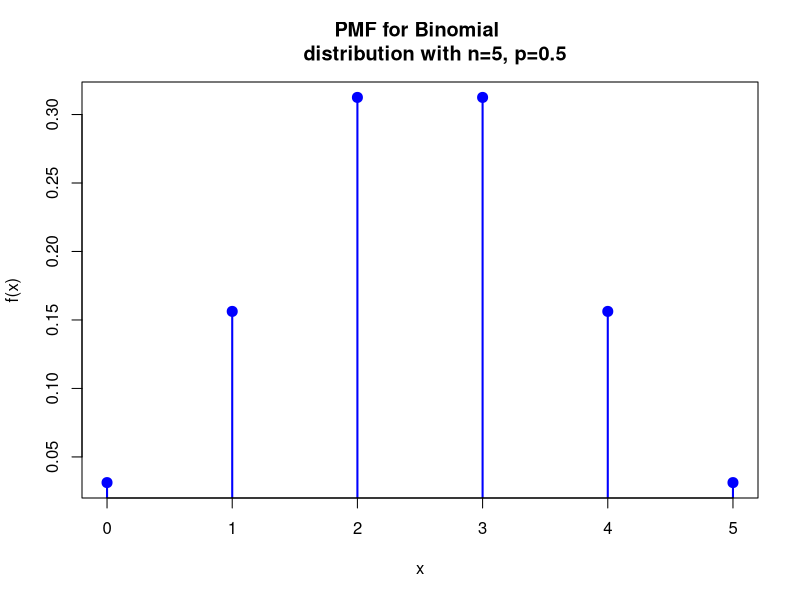
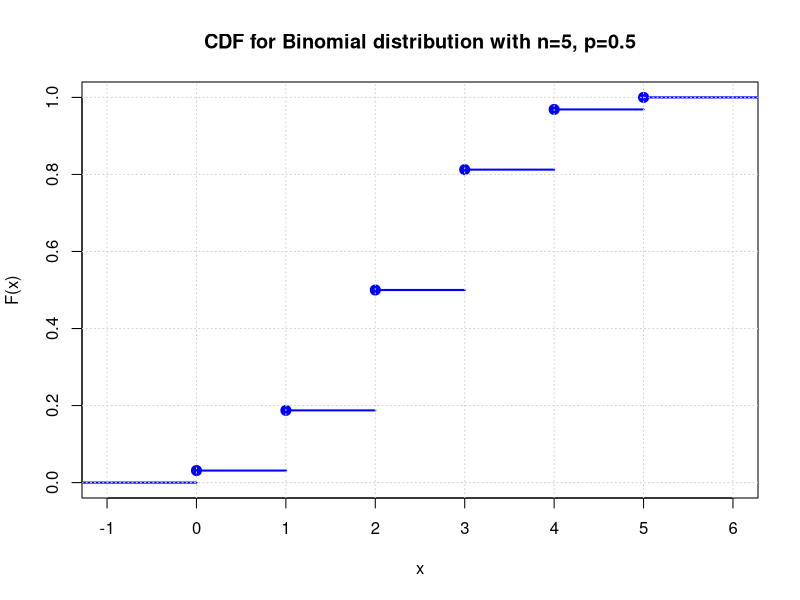
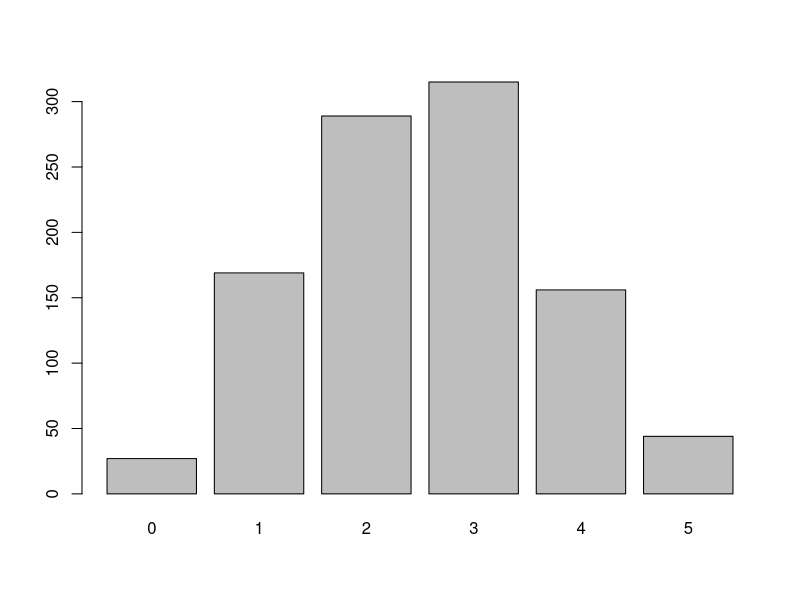
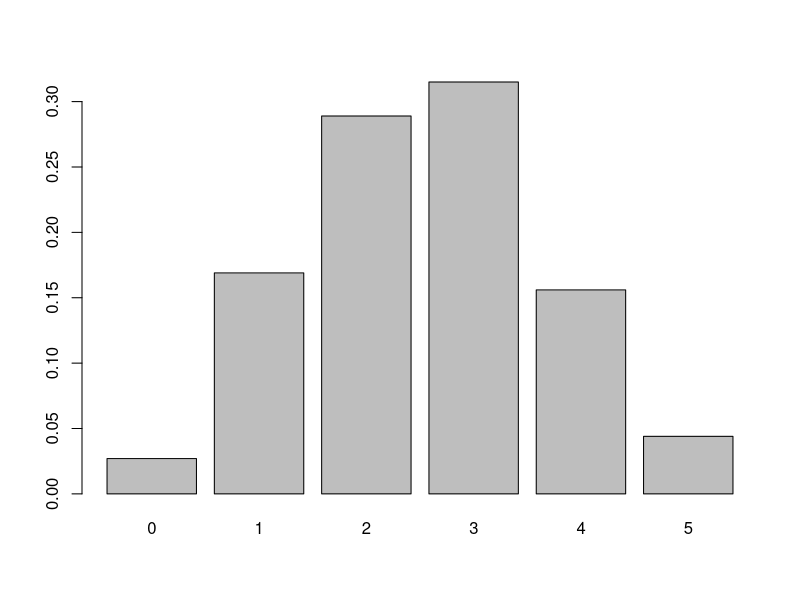
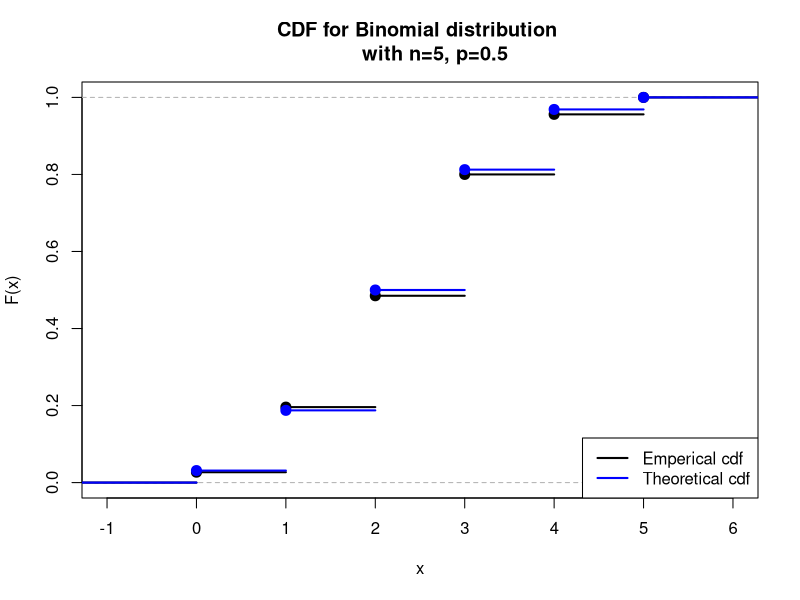
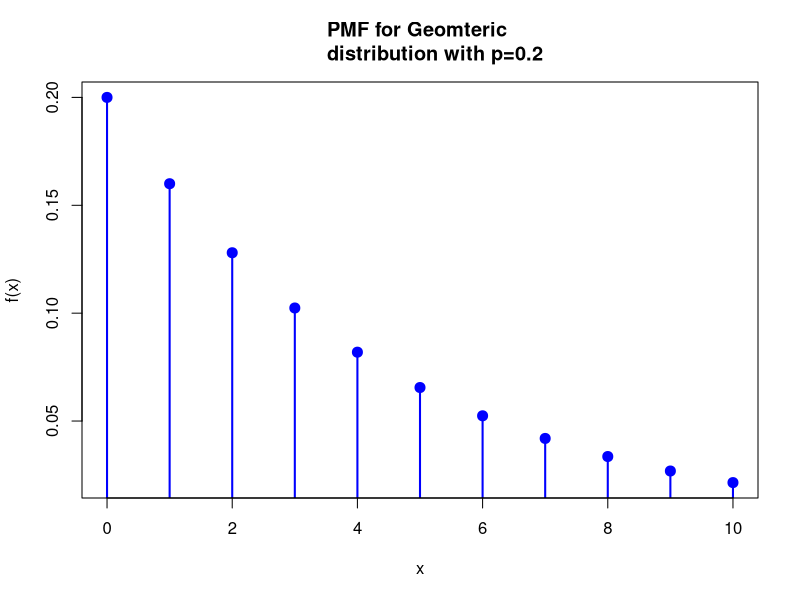
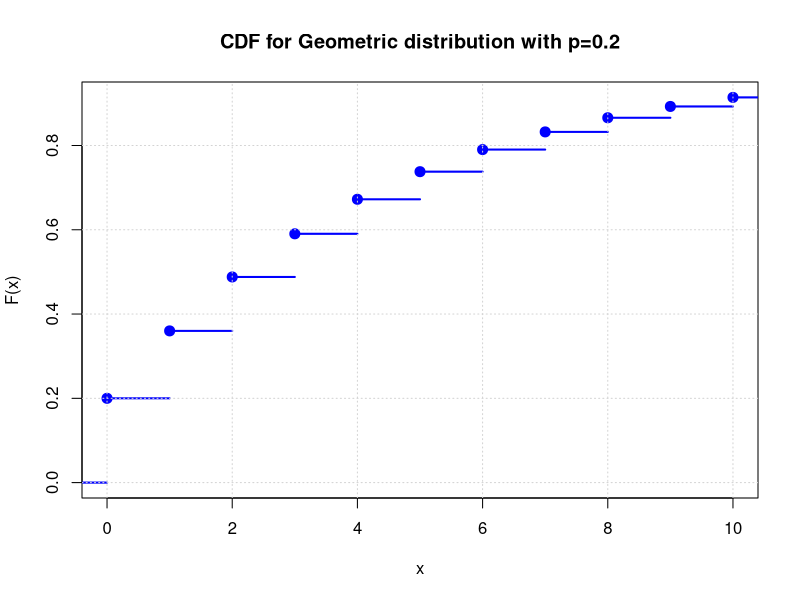
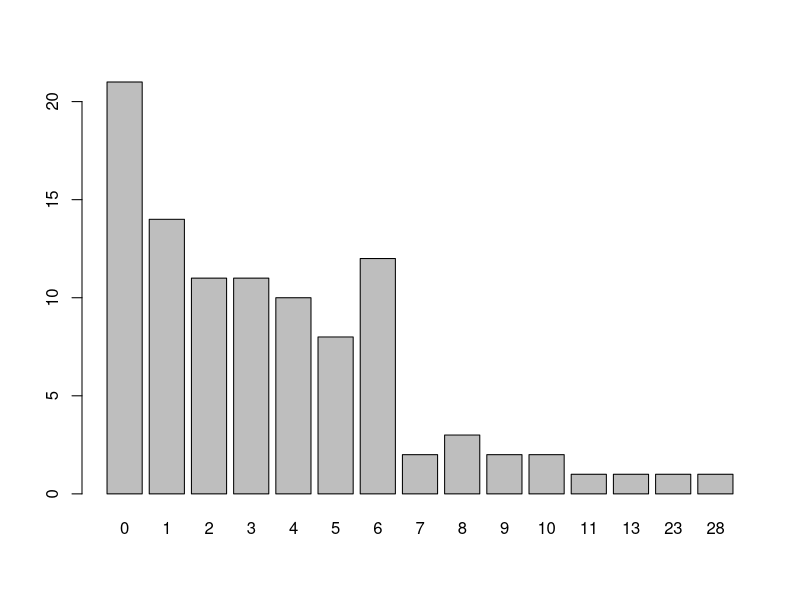

The R source for these figures, in order:
## ---- chunk 1
knitr::opts_chunk$set(echo = TRUE)
## ---- chunk 2
?dbinom ## pmf for binomial distribution
n=10
p=0.5
dbinom(2,n,p) ## Finds P(X=2) 
pbinom(2,n,p) ## Finds P(X <= 2) = P(X=0)+P(X=1)+P(X=2)
mu = n*p ## mean
s2 = n*p*(1-p) ## variance
mu
s2
## ---- chunk 3
n=5
p=0.5
xx=0:n
## Plotting pmf 
plot(xx,dbinom(xx,n,p),type="h",col="blue",lwd=2,main="PMF for Binomial 
     distribution with n=5, p=0.5",xlab="x",ylab="f(x)")
points(xx,dbinom(xx,n,p), pch=20, cex=2, col="blue")

## Plotling CDF 
yy=c(0,pbinom(xx,n,p))
plot(stepfun(xx,yy),vertical=F, pch=20, cex=2, lwd=2, col="blue", ylab="F(x)",
     main ="CDF for Binomial distribution with n=5, p=0.5")
grid()
## ---- chunk 4
rbinom(10,n,p) # Geneartes 10 random samples from a binomial distribution
ns=1000 ## sample size
set.seed(20) ## setting seed fixes the random number generator
x= rbinom(ns,n,p) 
tx=table(x) ## Frequency table for the sample
barplot(table(x)) ## barplot for the frequency
barplot(prop.table(table(x))) ## barplot using probabilities

### Plotting emperical cdf of the simulated data and the theoretical cdf overlay
## ecdf (F_n(x)): (Number of x_i <=x)/ns
plot(ecdf(x), lwd=2, pch=20, cex=2, main ="CDF for Binomial distribution 
     with n=5, p=0.5", ylab="F(x)")
yy=c(0,pbinom(0:n,n,p))
lines(stepfun(0:n,yy),vertical=F, pch=20, cex=2, lwd=2, col="blue")
legend("bottomright", c("Emperical cdf", "Theoretical cdf"), lty=c(1,1), 
       lwd=c(2,2), col=c("black", "blue"))
## ---- chunk 5
qbinom(0.1, n,p) ## Finds the value smallest x such that P(X<=x)>=0.1 (quantile)
pbinom(2,n,p)
pbinom(3,n,p)
## ---- chunk 6
?dgeom
p=0.2
dgeom(3,p) ## P(X=3)
pgeom(2,p) ## P(X<=2)
rgeom(10,p) ## Generate 10 random samples from geometric distribution
qgeom(0.25, p) ## 25th quantile or 1st quartile of the geometric distribution
## min x such that P(X<=x)>=0.25
## ---- chunk 7
p=0.2
xend=10
xx=0:xend 
## Plot pmf 
plot(xx,dgeom(xx,p),type="h",col="blue",lwd=2,main="PMF for Geomteric 
     distribution with p=0.2",xlab="x",ylab="f(x)")
points(xx,dgeom(xx,p), pch=20, cex=2, col="blue")
## Plot CDF 
yy=c(0,pgeom(xx,p))
plot(stepfun(xx,yy),vertical=F, pch=20, cex=2, lwd=2, col="blue", 
     ylab="F(x)", main ="CDF for Geometric distribution with p=0.2", xlim=c(xx[1], xend))
grid()
## ---- chunk 8
p=0.2
rgeom(10,p) # Geneartes 10 random samples from a Geometric distribution
ns=100 ## sample size
set.seed(20) ## setting seed fixes the random number generator
x2= rgeom(ns,p) 
table(x2) ## Frequency table for the sample
barplot(table(x2)) ## barplot for the frequency
barplot(prop.table(table(x2)) ) ## barplot using percentages

### Plotting emperical cdf of the simulated data and the theoretical cdf overlay
xx=0:max(x2) 
yy=yy=c(0,pgeom(xx,p))
plot(ecdf(x2), lwd=2, pch=20, cex=2, main ="CDF for Geometric distribution
     with p=0.2", ylab="F(x)", xlim=c(xx[1], max(x2)))
lines(stepfun(xx,yy),vertical=F, pch=20, cex=2, lwd=2, col="blue")
legend("bottomright", c("Emperical cdf", "Theoretical cdf"), lty=c(1,1), 
       lwd=c(2,2), col=c("black", "blue"))
## ---- chunk 9
?dhyper ## pmf for Hypergeometric distribution
n=5
N=20
K=8
dhyper(2,K,N-K,n) ## Finds P(X=2)  dhyper(x,m,n,k)
phyper(2,K,N-K,n) ## Finds P(X <= 2) = P(X=0)+P(X=1)+P(X=2)
mu = n*K/N ## mean
s2 = n*K/N*(N-K)/N*(N-n)/(N-1) ## variance
mu
s2
## ---- chunk 10
xx=0:n
## Plotting pmf 
plot(xx,dhyper(xx,K,N-K,n),type="h",col="blue",lwd=2,main="PMF for Hypergeometric
     distribution",xlab="x",ylab="f(x)")
points(xx,dhyper(xx,K,N-K,n), pch=20, cex=2, col="blue")

## Plotling CDF 
yy=c(0,phyper(xx,K,N-K,n))
plot(stepfun(xx,yy),vertical=F, pch=20, cex=2, lwd=2, col="blue", ylab="F(x)",
     main ="CDF for Hypergeometric distribution")
grid()
## ---- chunk 11
rhyper(10,K,N-K,n) # Geneartes 10 random samples from a Hypergeometric distribution
ns=100 ## sample size
set.seed(20) ## setting seed fixes the random number generator
x= rhyper(ns,K,N-K,n) 
tx=table(x) ## Frequency table for the sample
barplot(table(x)) ## barplot for the frequency
barplot(prop.table(table(x))) ## barplot using probabilities

### Plotting emperical cdf of the simulated data and the theoretical cdf overlay
## ecdf (F_n(x)): (Number of x_i <=x)/ns
plot(ecdf(x), lwd=2, pch=20, cex=2, main ="CDF for Hypergeometric distribution",
     ylab="F(x)")
xx=0:n
yy=c(0,phyper(0:n,K,N-K,n))
lines(stepfun(0:n,yy),vertical=F, pch=20, cex=2, lwd=2, col="blue")
legend("bottomright", c("Emperical cdf", "Theoretical cdf"), lty=c(1,1), 
       lwd=c(2,2), col=c("black", "blue"))
## ---- chunk 12
qhyper(0.5, K,N-K,n) ## Finds the value smallest x such that P(X<=x)>=0.1 (quantile)
phyper(1,K,N-K,n)
phyper(2,K,N-K,n)
## ---- chunk 13
?dpois
l=2
dpois(3,l) ## P(X=3)
ppois(2,l) ## P(X<=2)
rpois(10,l) ## Generate 10 random samples from Poisson distribution
qpois(0.25, l) ## 25th quantile or 1st quartile of the Poisson distribution
## min x such that P(X<=x)>=0.25
## ---- chunk 14
l=2
xend=10
xx=0:xend 
## Plot pmf 
plot(xx,dpois(xx,l),type="h",col="blue",lwd=2,main="PMF for Poisson
     distribution",xlab="x",ylab="f(x)")
points(xx,dpois(xx,l), pch=20, cex=2, col="blue")
## Plot CDF 
yy=c(0,ppois(xx,l))
plot(stepfun(xx,yy),vertical=F, pch=20, cex=2, lwd=2, col="blue", 
     ylab="F(x)", main ="CDF for Poisson distribution", 
     xlim=c(xx[1], xend))
grid()
## ---- chunk 15
l=2
rpois(10,l) # Geneartes 10 random samples from a Poisson distribution
ns=1000 ## sample size
set.seed(20) ## setting seed fixes the random number generator
x2= rpois(ns,l) 
table(x2) ## Frequency table for the sample
barplot(table(x2)) ## barplot for the frequency
barplot(prop.table(table(x2)) ) ## barplot using percentages

### Plotting emperical cdf of the simulated data and the theoretical cdf overlay
xx=0:max(x2) 
yy=yy=c(0,ppois(xx,l))
plot(ecdf(x2), lwd=2, pch=20, cex=2, main ="CDF for Poisson distribution",
     ylab="F(x)", xlim=c(xx[1], max(x2)))
lines(stepfun(xx,yy),vertical=F, pch=20, cex=2, lwd=2, col="blue")
legend("bottomright", c("Emperical cdf", "Theoretical cdf"), lty=c(1,1), 
       lwd=c(2,2), col=c("black", "blue"))
